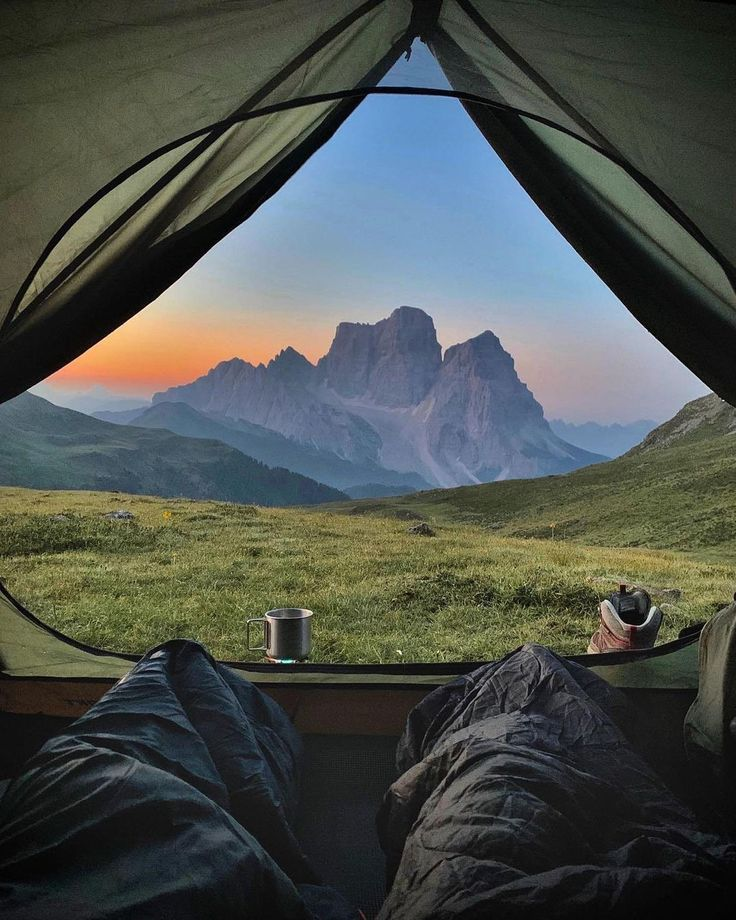
#> input picture fun.jpg, 736 x 920 px
$ python finalcode.py
#> lines starting #> are read from the running program, lines starting #| are printed output that depends on the picture; after the words box and inside, x2 and y2 are one past the last pixel; in counts of white or black regions, pixels touching at a corner belong together
import cv2
import numpy as np
import matplotlib.pyplot as plt

def cartoonize(image_path, K=5, max_dim=800, attempts=10, random_seed=42):
#> called with image_path = 'fun.jpg', K = 5, max_dim = 800, attempts = 10, random_seed = 42
    img = cv2.imread("fun.jpg")
#> img is the input picture: shape (920, 736, 3); mean B, G, R 76.9, 81.6, 76.6
    if img is None:
        raise FileNotFoundError(f"Could not load image: {image_path!r}")
    h, w = img.shape[:2]
#> h = 920; w = 736
    if max(h, w) > max_dim:
        scale = max_dim / float(max(h, w))
#> scale = 0.87
        img = cv2.resize(img, (int(w*scale), int(h*scale)), interpolation=cv2.INTER_AREA)
#> img: shape (800, 640, 3)

    # 1) Smooth colors while keeping edges
    smoothed = img.copy()
    for _ in range(3):
        smoothed = cv2.bilateralFilter(smoothed, d=9, sigmaColor=75, sigmaSpace=75)

    # 2) Color quantization via k-means
    Z = smoothed.reshape((-1, 3)).astype(np.float32)

    criteria = (cv2.TERM_CRITERIA_EPS + cv2.TERM_CRITERIA_MAX_ITER, 10, 1.0)
    flags = cv2.KMEANS_PP_CENTERS

    cv2.setRNGSeed(random_seed)
    compactness, label, center = cv2.kmeans(Z, K, None, criteria, attempts, flags)
#> compactness = 396649299.5; center = [[27.8, 27.99, 26.35], [190.9, 162.8, 137.9], [93.29, 110.4, 104.4], [60.31, 72.72, 68.17], [134.7, 168.2, 214.5]]

    center = np.uint8(center)
#> center = [[27, 27, 26], [190, 162, 137], [93, 110, 104], [60, 72, 68], [134, 168, 214]]
    quantized = center[label.flatten()].reshape(img.shape)
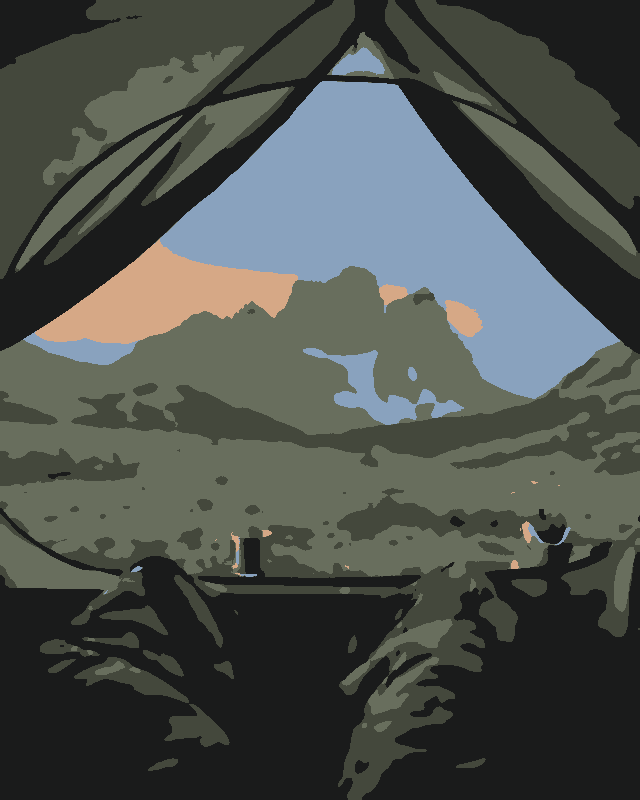
#> quantized: shape (800, 640, 3); mean B, G, R 76.2, 80.9, 76.1

    # 3) Edge mask using adaptive thresholding on a median-blurred grayscale
    gray = cv2.cvtColor(img, cv2.COLOR_BGR2GRAY)
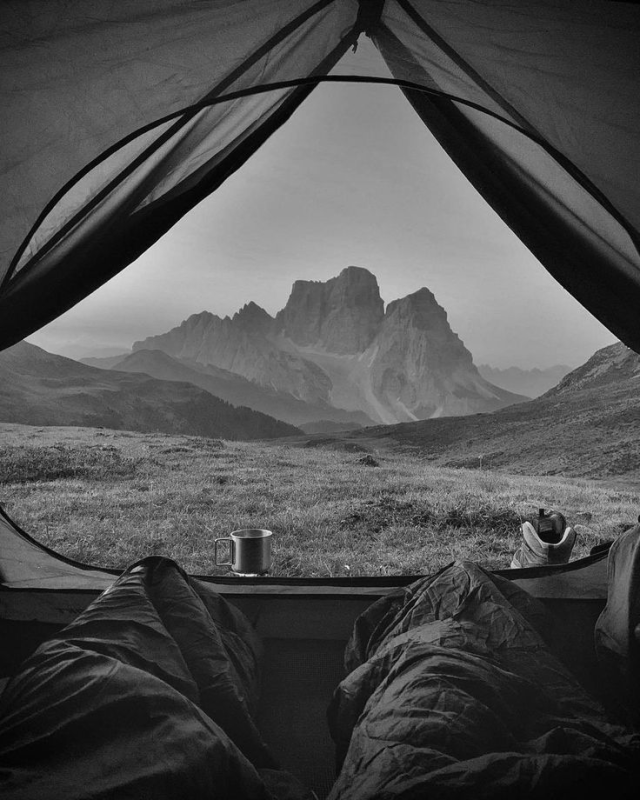
#> gray: shape (800, 640); min 0, max 242, mean 79.6
    gray_blur = cv2.medianBlur(gray, 7)
    edges = cv2.adaptiveThreshold(gray_blur, 255,
                                  cv2.ADAPTIVE_THRESH_MEAN_C,
                                  cv2.THRESH_BINARY,
                                  blockSize=15,
                                  C=5)
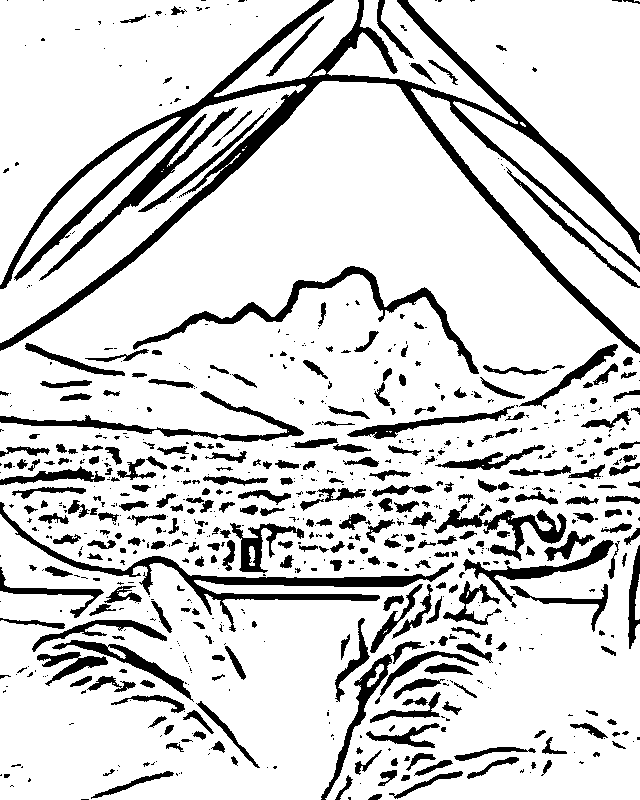
#> edges: shape (800, 640); 83.6% white; 784 black regions (466 under 20 px), largest, box (x1, y1, x2, y2) and area: (0, 0, 640, 354) 19589, (0, 502, 454, 632) 4952, (133, 266, 479, 374) 3255
    # edges is binary (255 = background, 0 = lines) suitable as mask to produce black lines

    # 4) Combine: keep quantized color everywhere but zero-out lines using the mask
    cartoon_bgr = cv2.bitwise_and(quantized, quantized, mask=edges)
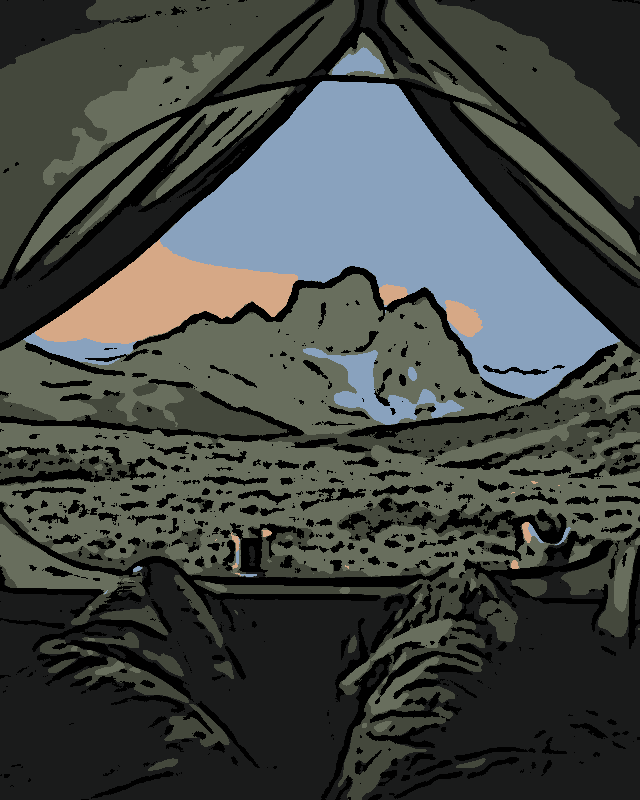
#> cartoon_bgr: shape (800, 640, 3); mean B, G, R 68, 71.6, 67.3

    # convert to RGB for matplotlib display
    cartoon_rgb = cv2.cvtColor(cartoon_bgr, cv2.COLOR_BGR2RGB)
    original_rgb = cv2.cvtColor(img, cv2.COLOR_BGR2RGB)

    return original_rgb, cartoon_rgb

if __name__ == "__main__":
    orig, cartoon = cartoonize("fun.jpg", K=5)
    plt.figure(figsize=(10,6))
    plt.subplot(1,2,1)
    plt.imshow(orig)
    plt.title("Original (resized if large)")
    plt.axis("off")
    plt.subplot(1,2,2)
    plt.imshow(cartoon)
    plt.title("Cartoonized")
    plt.axis("off")

    plt.show()
